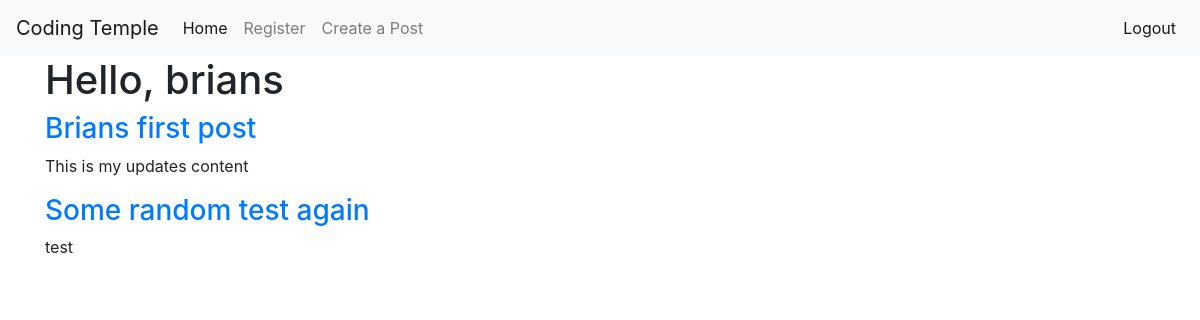
Screenshot of / (signed in) with the database file from the repository.
### app/models.py (models this page shows, shortened)
class User(db.Model, UserMixin):
    id = db.Column(db.Integer, primary_key=True)
    username = db.Column(db.String(100), nullable=False, unique=True)
    email = db.Column(db.String(100), nullable=False, unique=True)
    password = db.Column(db.String(256), nullable=False)
    post = db.relationship('Post', backref='author', lazy=True)

class Post(db.Model):
    id = db.Column(db.Integer, primary_key=True)
    title = db.Column(db.String(200))
    content = db.Column(db.String(300))
    date_created = db.Column(db.DateTime, nullable=False, default=datetime.utcnow)
    user_id = db.Column(db.Integer, db.ForeignKey('user.id'), nullable=False)

### app/routes.py (the view)
@app.route('/')
def index():
    context = {
        "posts": Post.query.all()
        }
    return render_template('index.html', **context)

### app/models.py (called while the page is built)
@login.user_loader
def load_user(user_id):
    return User.query.get(int(user_id))

### app/templates/index.html
{% extends 'base.html' %}
{% block content %}
{% if current_user.is_authenticated%}
<h1>Hello, {{ current_user.username }}</h1>
{% for post in posts%}
    <h3><a href="{{ url_for('post_detail', post_id=post.id)}}">{{ post.title }}</a></h3>
    <p>{{ post.content }}</p>
{% endfor %}
{% else %}
<h1>Hello, please register for my cool website</h1>
{%endif%}
{% endblock content %}

### rows the page displays
User: username "brians"
Post: title "Brians first post", content "This is my updates content"
Post: title "Some random test again", content "test"
